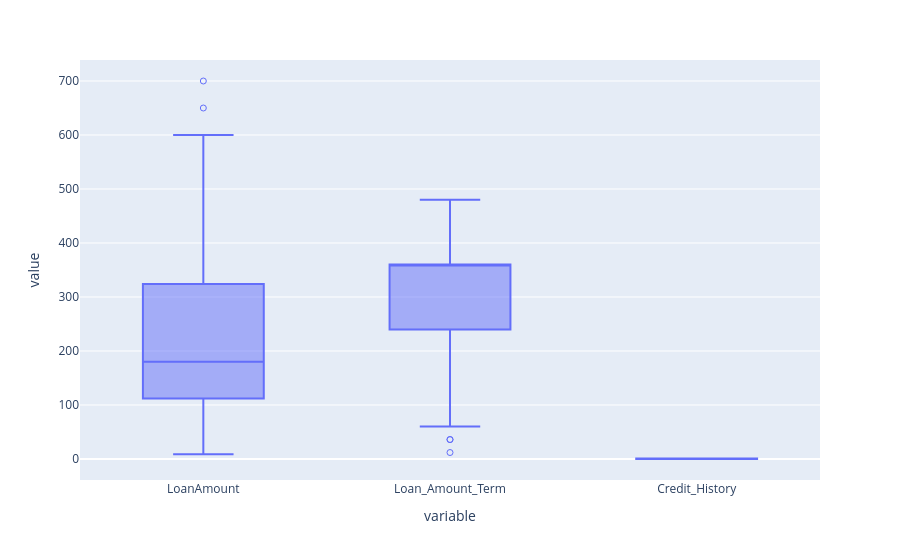

Notebook source saved alongside this figure:
### Code cell
px.box(loan[loan_numerical_null], points = 'suspectedoutliers').show()

### Figure 1 — Plotly figure (JSON) as saved in the notebook; plotly's stock layout.template omitted (floating-point values rounded to 4 significant figures; data arrays with more than 128 entries replaced by an {"elided": "..."} marker saying what was removed)
{"data": [{"alignmentgroup": "True", "boxpoints": "suspectedoutliers", "hovertemplate": "variable=%{x}<br>value=%{y}<extra></extra>", "legendgroup": "", "marker": {"color": "#636efa"}, "name": "", "notched": false, "offsetgroup": "", "orientation": "v", "showlegend": false, "type": "box", "x": {"elided": "4842 str values"}, "x0": " ", "xaxis": "x", "y": {"elided": "4842 int values"}, "y0": " ", "yaxis": "y"}], "layout": {"boxmode": "group", "legend": {"tracegroupgap": 0}, "margin": {"t": 60}, "xaxis": {"anchor": "y", "domain": [0, 1], "title": {"text": "variable"}}, "yaxis": {"anchor": "x", "domain": [0, 1], "title": {"text": "value"}}}}
